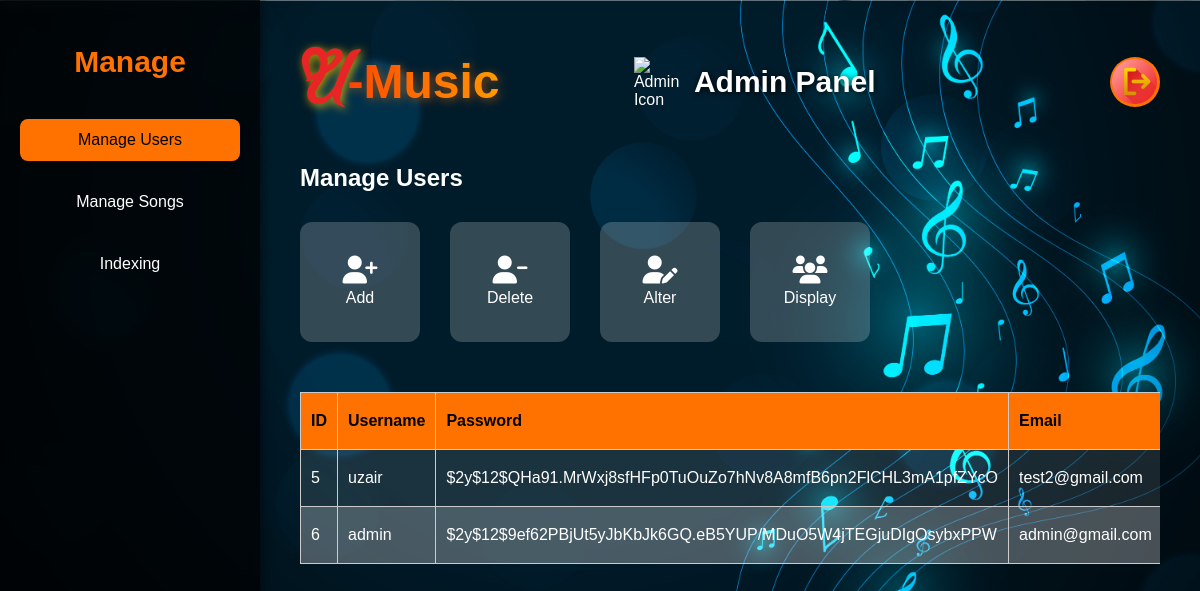
Screenshot of /pages/manage.php?action=display&tab=users (signed in) with the database file from the repository.
### tables this page shows
CREATE TABLE `users` (
  `user_id` int(11) NOT NULL,
  `username` varchar(50) NOT NULL,
  `pwd` varchar(255) NOT NULL,
  `register_date` date DEFAULT curdate(),
  `email` varchar(50) NOT NULL,
  `description` text DEFAULT NULL,
  `role` enum('user','admin') NOT NULL DEFAULT 'user'
);

### pages/manage.php (the view, shortened to what this page needs)
<?php
require_once __DIR__ . '/../includes/db.php';
$users_error = '';
function render_users_rows(array $users): string
{
    $html = '';
    foreach ($users as $user) {
        $html .= '<tr>';
        $html .= '<td>' . htmlspecialchars((string) $user['user_id']) . '</td>';
        $html .= '<td>' . htmlspecialchars((string) $user['username']) . '</td>';
        $html .= '<td>' . htmlspecialchars((string) $user['pwd']) . '</td>';
        $html .= '<td>' . htmlspecialchars((string) $user['email']) . '</td>';
        $html .= '<td>' . htmlspecialchars((string) $user['register_date']) . '</td>';
        $html .= '<td>' . htmlspecialchars((string) $user['role']) . '</td>';
        $html .= '</tr>';
    }
    return $html;
}
$users = [];
if (isset($_GET['action']) && $_GET['action'] === 'display') {
    try {
        $sql = "SELECT user_id, username, pwd, email, register_date, role FROM users";
        $result = $mysqli->query($sql);
        while ($row = $result->fetch_assoc()) {
            $users[] = $row;
        }
    } catch (mysqli_sql_exception $e) {
        error_log('Load users error: ' . $e->getMessage());
        $users_error = 'Unable to load users right now.';
    }
}
?>
<!DOCTYPE html>
<html lang="en">
<head>
    <link rel="stylesheet" href="https://cdnjs.cloudflare.com/ajax/libs/font-awesome/6.5.0/css/all.min.css">
</head>
<body>
    <div class="admin-panel">
        <div class="sidebar">
            <h2>Manage</h2>
            <button class="tab-button" onclick="showSection('users', this)">Manage Users</button>
            <button class="tab-button" onclick="showSection('songs', this)">Manage Songs</button>
            <button class="tab-button" onclick="showSection('indexing', this)">Indexing</button>
        </div>
        <div class="main-content">
            <div class="navbar">
                <a href="manage.php" class="logo" style="text-decoration: none;">
                    <span class="logo-u">U</span><span class="logo-music">-Music</span>
                </a>
                <div class="admin-header">
                    <img src="https://img.icons8.com/?size=100&id=enhXU0wuHL8s&format=png&color=000000" alt="Admin Icon"
                        class="admin-icon">
                    <h2 class="admin-heading">Admin Panel</h2>
                </div>
                <a href="/Project/pages/logout.php" class="logout-btn" title="Logout">
                    <img src="../assets/img/logout.png" alt="Logout">
                </a>
            </div>
            <div id="users" class="section">
                <h2>Manage Users</h2>
                <div class="user-actions">
                    <div class="action-tile" onclick="openForm('add-user-form')">
                        <i class="fas fa-user-plus"></i><span>Add</span>
                    </div>
                    <div class="action-tile" onclick="openForm('delete-user-form')">
                        <i class="fas fa-user-minus"></i><span>Delete</span>
                    </div>
                    <div class="action-tile" onclick="openForm('edit-user-form')">
                        <i class="fas fa-user-edit"></i><span>Alter</span>
                    </div>
                    <div onclick="window.location.href='?action=display&tab=users'" class="action-tile">
                        <i class="fas fa-users"></i><span>Display</span>
                    </div>
                </div>
                <?php if ($users_error !== ''): ?>
                    <p><?php echo htmlspecialchars($users_error); ?></p>
                <?php elseif (!empty($users)): ?>
                    <div class="table-wrapper">
                        <table class="display-table">
                            <thead>
                                <tr>
                                    <th>ID</th>
                                    <th>Username</th>
                                    <th>Password</th>
                                    <th>Email</th>
                                </tr>
                            </thead>
                            <tbody>
                                <?php echo render_users_rows($users); ?>
                            </tbody>
                        </table>
                    </div>
                <?php endif; ?>
            </div>
        </div>
    </div>
</body>
</html>

### pages/manage.php (style rules this page uses)
body { margin: 0; font-family: "Poppins", sans-serif; background: url(../assets/img/Bac.jpg) no-repeat center center fixed; background-size: cover; color: white; }
.admin-panel { display: flex; height: 100vh; }
.sidebar { width: 220px; background-color: rgba(0, 0, 0, 0.7); backdrop-filter: blur(6px); padding: 20px; box-shadow: 2px 0 10px rgba(0, 0, 0, 0.5); }
.sidebar h2 { font-size: 30px; color: #ff7200; text-align: center; margin-bottom: 40px; }
.sidebar button { width: 100%; background: none; border: none; color: #fff; padding: 12px 20px; margin-bottom: 20px; font-size: 16px; cursor: pointer; border-radius: 8px; transition: all 0.3s ease; }
.sidebar button:hover, .sidebar button.active { background-color: #ff7200; color: black; }
.main-content { flex: 1; padding: 40px; overflow-y: auto; }
.section { display: none; animation: fadeIn 0.5s ease-in-out; }
.section.active { display: block; }
.navbar { display: flex; justify-content: space-between; align-items: center; margin-bottom: 40px; }
.admin-header { display: flex; align-items: center; gap: 10px; padding-right: 100px; }
.admin-icon { width: 50px; height: 50px; }
.admin-heading { font-size: 30px; font-weight: 600; color: #fff; text-shadow: 1px 1px 6px black; }
.logo { display: flex; align-items: center; font-size: 48px; font-weight: 700; }
.logo-u { font-family: 'Lucy'; font-size: 70px; color: rgb(233, 36, 36); margin-right: 6px; text-shadow: 2px 2px 10px rgba(255, 207, 0, 0.8); }
.logo-music { font-weight: 800; background: linear-gradient(90deg, #ff3c00, #ffa600, #ff3c00); background-size: 200% auto; background-clip: text; -webkit-background-clip: text; color: transparent; -webkit-text-fill-color: transparent; animation: shine 3s linear infinite; text-shadow: 2px 2px 10px rgba(255, 114, 0, 0.5); }
.logout-btn { width: 50px; height: 50px; background-color: #ff7200; border-radius: 50%; display: flex; align-items: center; justify-content: center; text-decoration: none; transition: background 0.3s ease; }
.logout-btn img { width: 45px; height: 45px; pointer-events: none; }
.user-actions { display: flex; gap: 30px; margin: 30px 0; flex-wrap: wrap; }
.action-tile { width: 100px; height: 100px; background-color: rgba(255, 255, 255, 0.2); border-radius: 12px; text-align: center; padding: 10px; cursor: pointer; transition: 0.3s; display: flex; flex-direction: column; justify-content: center; align-items: center; }
.action-tile i { font-size: 28px; margin-bottom: 5px; }
.display-table { width: 100%; border-collapse: collapse; margin-top: 20px; background-color: rgba(255, 255, 255, 0.1); }
.display-table th, .display-table td { border: 1px solid #ccc; padding: 10px; text-align: left; color: white; }
.display-table th { background-color: #ff7200; color: black; }
.display-table tr:nth-child(even) { background-color: rgba(255, 255, 255, 0.2); }
.table-wrapper { width: 100%; overflow-x: auto; }
.table-wrapper table { min-width: 600px; }

### rows the page displays
users: user_id "5", username "uzair", pwd "$2y$12$QHa91.MrWxj8sfHFp0TuOuZo7hNv8A8mfB6pn2FlCHL3mA1pfZYcO", email "test2@gmail.com"
users: user_id "6", username "admin", pwd "$2y$12$9ef62PBjUt5yJbKbJk6GQ.eB5YUP/MDuO5W4jTEGjuDIgOsybxPPW", email "admin@gmail.com"
